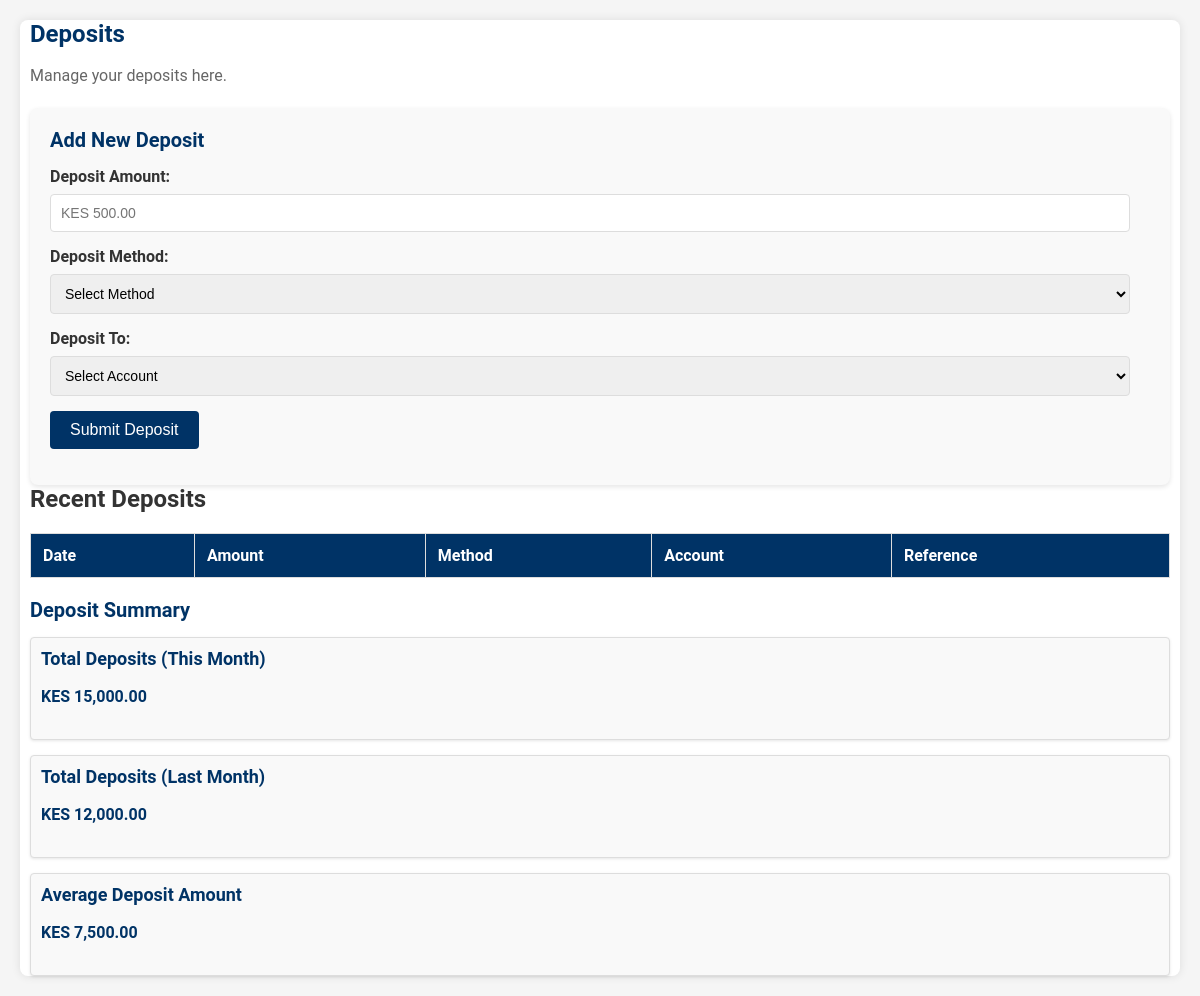
Before: /admin/deposit (signed in) with the older database file.
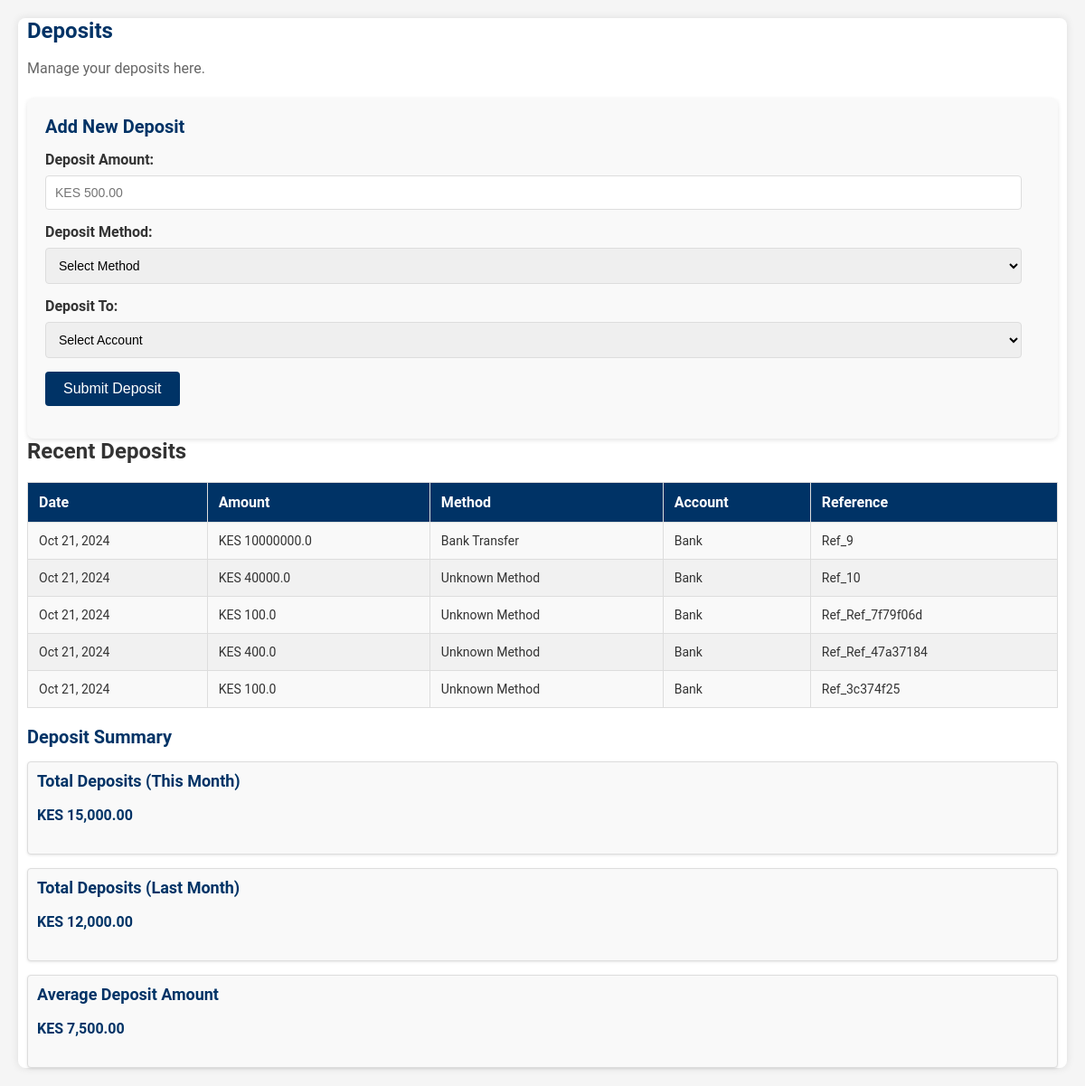
After: the same page with the newer database file.
### main_app/models.py (models this page shows, shortened)
class Deposit(db.Model):
    id = db.Column(db.Integer, primary_key=True)
    user_id = db.Column(db.Integer, db.ForeignKey('user.user_id'), nullable=False)
    user = db.relationship('User', back_populates='deposits')
    amount = db.Column(db.Float, nullable=False)
    deposit_method = db.Column(db.String(50), nullable=False)
    reference_no = db.Column(db.String(50), nullable=False, unique=True)
    account_type = db.Column(db.String(50), nullable=False)
    created_at = db.Column(db.DateTime, default=datetime.now())

### main_app/routes.py (the view)
@app.route('/admin/deposit', methods=['POST', 'GET'])
@login_required
@role_required('admin')
def deposit_admin():
    user_deposits = []
    if request.method == 'POST':
        if 'amount' in request.form and 'deposit_method' in request.form and 'account' in request.form:
            deposit_amount = float(request.form['amount'])
            deposit_method = request.form['deposit_method']
            account_type = request.form['account']
            reference_no = f'Ref_{get_next_ref_id()}'
            bank_account = Account.query.filter_by(account_type='Bank').first()
            if bank_account:
                bank_account.balance += deposit_amount  # Update Bank account balance
                db.session.commit()
            deposit = Deposit(user_id=current_user.admin_id, amount=deposit_amount,
                                deposit_method=deposit_method, account_type=account_type,
                                reference_no=reference_no)
            db.session.add(deposit)
            db.session.commit()
            return redirect(url_for('admin_index'))
    elif request.method == 'GET':
        user_deposits = []
        user_deposits = Deposit.query.filter_by(user_id=current_user.admin_id).all()
    return render_template("admin/deposit_form.html", title="Deposits | SACCO Dashboard",
                           deposits=user_deposits)

### main_app/models.py (called while the page is built)
@login_manager.user_loader
def load_user(user_id):
    user_id = str(user_id)
    if user_id.startswith('user_'):
        return User.query.get(user_id)
    elif user_id.startswith('admin_'):
        return Admin.query.get(user_id)
    return None  # Return None if no user/admin is found

### main_app/routes.py (called while the page is built)
def role_required(role):
    def wrapper(fn):
        @wraps(fn)
        def decorated_view(*args, **kwargs):
            if not current_user.is_authenticated:
                return redirect(url_for('login'))
            try:
                if current_user.role != role:
                    flash("You do not have permission to access this page.")
                    abort(404, description="You do not have permission to access this page.")
                    return redirect(url_for('home'))
            except AttributeError:
                abort(404, description="You do not have permission to access this page. Access denied. Please contact Admin")
            return fn(*args, **kwargs)
        return decorated_view
    return wrapper

### main_app/templates/admin/deposit_form.html (shortened to what this page needs)
{% block head %}
<link rel="stylesheet" href="{{ url_for('static', filename='/css/styles.css') }}">
<link rel="stylesheet" href="https://cdnjs.cloudflare.com/ajax/libs/font-awesome/6.0.0-beta3/css/all.min.css">
{% endblock %}
{% block main_cont %}
<div class="deposits">
    <h1>Deposits</h1>
    <p>Manage your deposits here.</p>
        <div class="deposit-form">
        <h2>Add New Deposit</h2>
        <form action="{{ url_for('deposit') }}" method="post">
            <label for="amount">Deposit Amount:</label>
            <input type="text" id="amount" name="amount" placeholder="KES 500.00" required>
            <label for="deposit-method">Deposit Method:</label>
            <select id="deposit_method" name="deposit_method" required>
                <option value="">Select Method</option>
            </select>
            <label for="account">Deposit To:</label>
            <select id="account" name="account" required>
                <option value="">Select Account</option>
            </select>
            <button type="submit">Submit Deposit</button>
        </form>
    </div>
    <div class="recent-deposits">
        <h2>Recent Deposits</h2>
        <table class="deposit-history">
            <thead>
                <tr>
                    <th>Date</th>
                    <th>Amount</th>
                    <th>Method</th>
                    <th>Account</th>
                    <th>Reference</th>
                </tr>
            </thead>
            <tbody>
                 {% for deposit in deposits %}
                    <tr>
                        <td>{{ deposit.created_at.strftime('%b %d, %Y') }}</td>
                        <td>KES {{ deposit.amount }}</td>
                        <td>
                            {% if deposit.deposit_method == 'bank_transfer' %}
                                Bank Transfer
                            {% elif deposit.deposit_method == 'mobile_money' %}
                                Mobile Money
                            {% elif deposit.deposit_method == 'cash' %}
                                Cash
                            {% else %}
                                Unknown Method
                            {% endif %}
                        </td>
                        <td>{{ deposit.account_type }}</td>
                        <td>{{ deposit.reference_no }}</td>
                    </tr>
                 {% endfor %}
            </tbody>
        </table>
    </div>
    <div class="deposit-summary">
        <h2>Deposit Summary</h2>
        <div class="summary-item">
            <h3>Total Deposits (This Month)</h3>
            <p><strong>KES 15,000.00</strong></p>
        </div>
        <div class="summary-item">
            <h3>Total Deposits (Last Month)</h3>
            <p><strong>KES 12,000.00</strong></p>
        </div>
        <div class="summary-item">
            <h3>Average Deposit Amount</h3>
            <p><strong>KES 7,500.00</strong></p>
        </div>
    </div>
</div>
{% endblock %}

### main_app/static/css/styles.css (style rules this page uses)
h1, h2, h3, h4, h5, h6 { margin: 0; padding: 0; }
.transactions, .loan-application, .deposits, .savings, .statements, .notifications, .profile, .news, .support { background-color: #fff; padding: 20px; border-radius: 8px; box-shadow: 0 0 10px rgba(0, 0, 0, 0.1); margin-bottom: 20px; }
.transactions h1, .loan-application h1, .deposits h1, .savings h1, .statements h1, .notifications h1, .profile h1, .news h1, .support h1 { font-size: 24px; color: #003366; margin-bottom: 15px; }
.transactions p, .loan-application p, .deposits p, .savings p, .statements p, .notifications p, .profile p, .news p, .support p { font-size: 16px; line-height: 1.5; }
button { padding: 12px 20px; background-color: #003366; color: #fff; border: none; border-radius: 8px; cursor: pointer; font-size: 16px; transition: background-color 0.3s ease; }
.deposits { margin: 20px; padding: 0 10px; }
.deposits h1 { font-size: 24px; color: #003366; margin-bottom: 10px; }
.deposits p { font-size: 16px; color: #666; margin-bottom: 20px; }
.deposit-form { background-color: #f9f9f9; padding: 20px; border-radius: 8px; box-shadow: 0 2px 5px rgba(0, 0, 0, 0.1); }
.deposit-form h2 { font-size: 20px; margin-bottom: 15px; color: #003366; }
.deposit-form label { display: block; margin-bottom: 8px; font-weight: bold; }
.deposit-form input, .deposit-form select { width: calc(100% - 20px); padding: 10px; margin-bottom: 15px; border: 1px solid #ddd; border-radius: 4px; font-size: 14px; }
.deposit-form button { background-color: #003366; color: #fff; border: none; padding: 10px 20px; font-size: 16px; border-radius: 4px; cursor: pointer; }
.deposit-summary { margin-top: 20px; }
.deposit-summary h2 { font-size: 20px; color: #003366; margin-bottom: 15px; }
.deposit-summary .summary-item { margin-bottom: 15px; padding: 10px; border: 1px solid #ddd; border-radius: 4px; background-color: #f9f9f9; box-shadow: 0 1px 3px rgba(0, 0, 0, 0.1); }
.deposit-summary .summary-item h3 { font-size: 18px; color: #003366; margin-bottom: 5px; }
.deposit-summary .summary-item p { font-size: 16px; color: #333; }
.deposit-summary .summary-item p strong { color: #003366; }
.deposit-history { margin-top: 20px; width: 100%; border-collapse: collapse; }
.deposit-history th, .deposit-history td { padding: 12px; border: 1px solid #ddd; text-align: left; font-size: 14px; color: #333; }
.deposit-history th { background-color: #003366; color: #fff; font-size: 16px; }
.deposit-history td { background-color: #f9f9f9; }
.deposit-history tr:nth-child(even) td { background-color: #f1f1f1; }
.summary-item { margin-bottom: 15px; }
.summary-item h3 { font-size: 1.2rem; margin: 0; }
.summary-item p { font-size: 1.5rem; color: #007bff; }
.summary-item p strong { font-weight: bold; }

Changed rows visible on the page:
added Deposit: created_at "Oct 21, 2024", amount "10000000.0", deposit_method "Bank Transfer", account_type "Bank", reference_no "Ref_9"
added Deposit: created_at "Oct 21, 2024", amount "40000.0", deposit_method "Unknown Method", account_type "Bank", reference_no "Ref_10"
added Deposit: created_at "Oct 21, 2024", amount "100.0", deposit_method "Unknown Method", account_type "Bank", reference_no "Ref_Ref_7f79f06d"
added Deposit: created_at "Oct 21, 2024", amount "400.0", deposit_method "Unknown Method", account_type "Bank", reference_no "Ref_Ref_47a37184"
added Deposit: created_at "Oct 21, 2024", amount "100.0", deposit_method "Unknown Method", account_type "Bank", reference_no "Ref_3c374f25"
